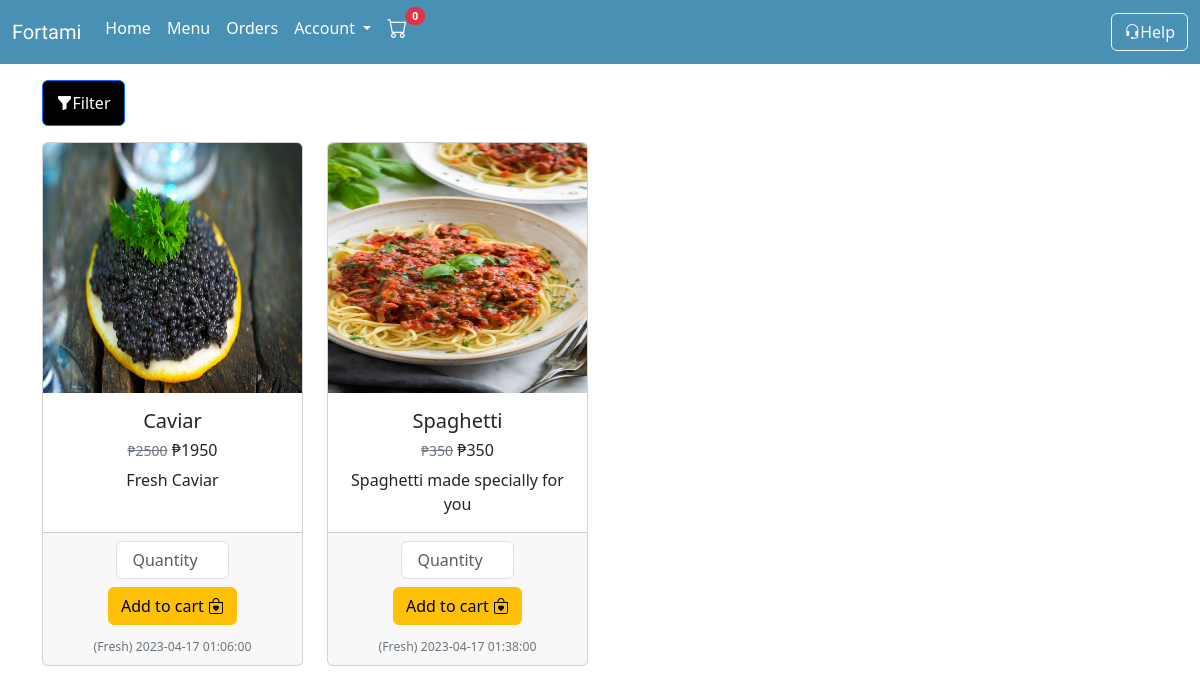
Screenshot of /menu.php (signed in) with the database file from the repository.
### tables this page shows
CREATE TABLE `food_product` (
  `food_id` int(20) NOT NULL,
  `user_id` int(20) NOT NULL,
  `category_id` int(20) NOT NULL,
  `food_pic` varchar(255) NOT NULL,
  `food_name` varchar(50) NOT NULL,
  `food_description` varchar(100) NOT NULL,
  `preparation` varchar(50) NOT NULL,
  `food_creation` datetime DEFAULT NULL,
  `food_discountedPrice` varchar(50) DEFAULT NULL,
  `food_origPrice` varchar(50) NOT NULL
);

### backend.php (called while the page is built, shortened)
<?php
    class Backend{
      public $host = 'localhost';
      public $user = 'root';
      public $pass = '';
      public $db = 'fortami';
      public $con;
      function __construct(){
        $this->con = new mysqli($this->host,$this->user,$this->pass,$this->db) or die("Connection Error!");
      }
      function getproduct(){
        $query = "SELECT * FROM food_product";
        $result = $this->con->query($query);
        if ($result) {
            return $result;
        }
        else {
          echo "No item found!";
        }
      }
    }
?>

### menu.php (the view, shortened to what this page needs)
<?php
    include 'backend.php';
    include 'buyerheader.php';
    $backend = new Backend;
?>
<!DOCTYPE html>
<html lang="en">
<head>
</head>
<body>
    <div class="container">
        <div class="row py-3">
            <div class="col-2">
                    <button class="btn btn-primary" type="button" data-bs-toggle="offcanvas" data-bs-target="#offcanvasRight" aria-controls="offcanvasRight" style="background-color:black;width:50%;padding:10px 0"><i class="bi bi-funnel-fill"></i>Filter</button>
            </div>
        </div>
    </div>
    <div class="container text-center">
    <div class="row row-cols-1 row-cols-md-4 g-4">
        <?php
            $list = $backend->getproduct();
            if ($list->num_rows > 0) {
                while($row= $list->fetch_assoc()){
        ?>
        <div class='col'>
                    <div class='card h-100'>
                        <img src='./src/Food Menu/<?=$row['food_pic'];?>' class='card-img-top' alt='...' style='max-width:100%;height:250px'>
                      <div class='card-body'>
                        <h5 class='card-title'><?=$row['food_name'];?></h5>
                        <h6>
                          <small><s class='text-secondary'>₱<?=$row['food_origPrice'];?></s></small>
                          <span class='price'>₱<?=$row['food_discountedPrice'];?></span>
                        </h6>
                        <p class='card-text'><?=$row['food_description']?></p>
                      </div>
                      <div class='card-footer'>
                      <div class ='text-center '>
                        <form action='menu.php' method='post'>
                          <input type="number" name="qty" class="form-control text-center" min="1" placeholder="Quantity" style="width:50%;margin:auto;" required>
                          <button type='submit' name='addcart' class='btn btn-warning my-2'>Add to cart <i class='bi bi-bag-heart'></i></button>
                          </form>
                        </div>
                        <small class='text-muted'>
                            <?php
                                if($row['food_creation'] == '0000-00-00 00:00:00'){
                                    echo $row['preparation'];
                                }
                                else {
                                    echo "<small class='text-secondary'>(".$row['preparation'].") ".$row['food_creation']."</small>" ;
                                }
                            ?>
                        </small>
                      </div>
                    </div>
                  </div>
            <?php
                    }
                }
            ?>
        </div>
    </div>
</body>
</html>

### rows the page displays
food_product: food_pic (picture), food_name "Caviar", food_origPrice "2500", food_discountedPrice "1950", food_description "Fresh Caviar", preparation "Fresh", food_creation "2023-04-17 01:06:00"
food_product: food_pic (picture), food_name "Spaghetti", food_origPrice "350", food_discountedPrice "350", food_description "Spaghetti made specially for you", preparation "Fresh", food_creation "2023-04-17 01:38:00"

### other values shown
$count "0"
